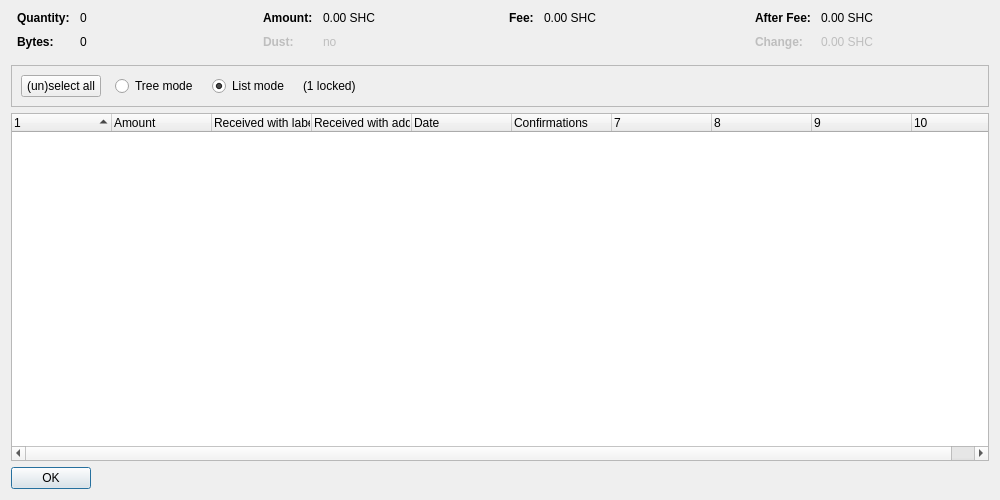
<?xml version="1.0" encoding="UTF-8"?>
<ui version="4.0">
 <class>CoinControlDialog</class>
 <widget class="QDialog" name="CoinControlDialog">
  <property name="geometry">
   <rect>
    <x>0</x>
    <y>0</y>
    <width>1000</width>
    <height>500</height>
   </rect>
  </property>
  <property name="windowTitle">
   <string>Coin Selection</string>
  </property>
  <layout class="QVBoxLayout" name="verticalLayout">
   <item>
    <layout class="QHBoxLayout" name="horizontalLayoutTop" stretch="0,0,0,0">
     <property name="topMargin">
      <number>0</number>
     </property>
     <property name="bottomMargin">
      <number>10</number>
     </property>
     <item>
      <layout class="QFormLayout" name="formLayoutCoinControl1">
       <property name="horizontalSpacing">
        <number>10</number>
       </property>
       <property name="verticalSpacing">
        <number>10</number>
       </property>
       <property name="leftMargin">
        <number>6</number>
       </property>
       <property name="rightMargin">
        <number>6</number>
       </property>
       <item row="0" column="0">
        <widget class="QLabel" name="labelCoinControlQuantityText">
         <property name="font">
          <font>
           <weight>75</weight>
           <bold>true</bold>
          </font>
         </property>
         <property name="text">
          <string>Quantity:</string>
         </property>
        </widget>
       </item>
       <item row="0" column="1">
        <widget class="QLabel" name="labelCoinControlQuantity">
         <property name="cursor">
          <cursorShape>IBeamCursor</cursorShape>
         </property>
         <property name="contextMenuPolicy">
          <enum>Qt::ActionsContextMenu</enum>
         </property>
         <property name="text">
          <string notr="true">0</string>
         </property>
         <property name="textInteractionFlags">
          <set>Qt::LinksAccessibleByMouse|Qt::TextSelectableByKeyboard|Qt::TextSelectableByMouse</set>
         </property>
        </widget>
       </item>
       <item row="1" column="0">
        <widget class="QLabel" name="labelCoinControlBytesText">
         <property name="font">
          <font>
           <weight>75</weight>
           <bold>true</bold>
          </font>
         </property>
         <property name="text">
          <string>Bytes:</string>
         </property>
        </widget>
       </item>
       <item row="1" column="1">
        <widget class="QLabel" name="labelCoinControlBytes">
         <property name="cursor">
          <cursorShape>IBeamCursor</cursorShape>
         </property>
         <property name="contextMenuPolicy">
          <enum>Qt::ActionsContextMenu</enum>
         </property>
         <property name="text">
          <string notr="true">0</string>
         </property>
         <property name="textInteractionFlags">
          <set>Qt::LinksAccessibleByMouse|Qt::TextSelectableByKeyboard|Qt::TextSelectableByMouse</set>
         </property>
        </widget>
       </item>
      </layout>
     </item>
     <item>
      <layout class="QFormLayout" name="formLayoutCoinControl2">
       <property name="horizontalSpacing">
        <number>10</number>
       </property>
       <property name="verticalSpacing">
        <number>10</number>
       </property>
       <property name="leftMargin">
        <number>6</number>
       </property>
       <property name="rightMargin">
        <number>6</number>
       </property>
       <item row="0" column="0">
        <widget class="QLabel" name="labelCoinControlAmountText">
         <property name="font">
          <font>
           <weight>75</weight>
           <bold>true</bold>
          </font>
         </property>
         <property name="text">
          <string>Amount:</string>
         </property>
        </widget>
       </item>
       <item row="0" column="1">
        <widget class="QLabel" name="labelCoinControlAmount">
         <property name="cursor">
          <cursorShape>IBeamCursor</cursorShape>
         </property>
         <property name="contextMenuPolicy">
          <enum>Qt::ActionsContextMenu</enum>
         </property>
         <property name="text">
          <string notr="true">0.00 SHC</string>
         </property>
         <property name="textInteractionFlags">
          <set>Qt::LinksAccessibleByMouse|Qt::TextSelectableByKeyboard|Qt::TextSelectableByMouse</set>
         </property>
        </widget>
       </item>
       <item row="1" column="0">
        <widget class="QLabel" name="labelCoinControlLowOutputText">
         <property name="enabled">
          <bool>false</bool>
         </property>
         <property name="font">
          <font>
           <weight>75</weight>
           <bold>true</bold>
          </font>
         </property>
         <property name="text">
          <string>Dust:</string>
         </property>
        </widget>
       </item>
       <item row="1" column="1">
        <widget class="QLabel" name="labelCoinControlLowOutput">
         <property name="enabled">
          <bool>false</bool>
         </property>
         <property name="cursor">
          <cursorShape>IBeamCursor</cursorShape>
         </property>
         <property name="contextMenuPolicy">
          <enum>Qt::ActionsContextMenu</enum>
         </property>
         <property name="text">
          <string notr="true">no</string>
         </property>
         <property name="textInteractionFlags">
          <set>Qt::LinksAccessibleByMouse|Qt::TextSelectableByKeyboard|Qt::TextSelectableByMouse</set>
         </property>
        </widget>
       </item>
      </layout>
     </item>
     <item>
      <layout class="QFormLayout" name="formLayoutCoinControl3">
       <property name="horizontalSpacing">
        <number>10</number>
       </property>
       <property name="verticalSpacing">
        <number>10</number>
       </property>
       <property name="leftMargin">
        <number>6</number>
       </property>
       <property name="rightMargin">
        <number>6</number>
       </property>
       <item row="0" column="0">
        <widget class="QLabel" name="labelCoinControlFeeText">
         <property name="font">
          <font>
           <weight>75</weight>
           <bold>true</bold>
          </font>
         </property>
         <property name="text">
          <string>Fee:</string>
         </property>
        </widget>
       </item>
       <item row="0" column="1">
        <widget class="QLabel" name="labelCoinControlFee">
         <property name="cursor">
          <cursorShape>IBeamCursor</cursorShape>
         </property>
         <property name="contextMenuPolicy">
          <enum>Qt::ActionsContextMenu</enum>
         </property>
         <property name="text">
          <string notr="true">0.00 SHC</string>
         </property>
         <property name="textInteractionFlags">
          <set>Qt::LinksAccessibleByMouse|Qt::TextSelectableByKeyboard|Qt::TextSelectableByMouse</set>
         </property>
        </widget>
       </item>
      </layout>
     </item>
     <item>
      <layout class="QFormLayout" name="formLayoutCoinControl4">
       <property name="horizontalSpacing">
        <number>10</number>
       </property>
       <property name="verticalSpacing">
        <number>10</number>
       </property>
       <property name="leftMargin">
        <number>6</number>
       </property>
       <property name="rightMargin">
        <number>6</number>
       </property>
       <item row="0" column="0">
        <widget class="QLabel" name="labelCoinControlAfterFeeText">
         <property name="font">
          <font>
           <weight>75</weight>
           <bold>true</bold>
          </font>
         </property>
         <property name="text">
          <string>After Fee:</string>
         </property>
        </widget>
       </item>
       <item row="0" column="1">
        <widget class="QLabel" name="labelCoinControlAfterFee">
         <property name="cursor">
          <cursorShape>IBeamCursor</cursorShape>
         </property>
         <property name="contextMenuPolicy">
          <enum>Qt::ActionsContextMenu</enum>
         </property>
         <property name="text">
          <string notr="true">0.00 SHC</string>
         </property>
         <property name="textInteractionFlags">
          <set>Qt::LinksAccessibleByMouse|Qt::TextSelectableByKeyboard|Qt::TextSelectableByMouse</set>
         </property>
        </widget>
       </item>
       <item row="1" column="0">
        <widget class="QLabel" name="labelCoinControlChangeText">
         <property name="enabled">
          <bool>false</bool>
         </property>
         <property name="font">
          <font>
           <weight>75</weight>
           <bold>true</bold>
          </font>
         </property>
         <property name="text">
          <string>Change:</string>
         </property>
        </widget>
       </item>
       <item row="1" column="1">
        <widget class="QLabel" name="labelCoinControlChange">
         <property name="enabled">
          <bool>false</bool>
         </property>
         <property name="cursor">
          <cursorShape>IBeamCursor</cursorShape>
         </property>
         <property name="contextMenuPolicy">
          <enum>Qt::ActionsContextMenu</enum>
         </property>
         <property name="text">
          <string notr="true">0.00 SHC</string>
         </property>
         <property name="textInteractionFlags">
          <set>Qt::LinksAccessibleByMouse|Qt::TextSelectableByKeyboard|Qt::TextSelectableByMouse</set>
         </property>
        </widget>
       </item>
      </layout>
     </item>
    </layout>
   </item>
   <item>
    <widget class="QFrame" name="frame">
     <property name="minimumSize">
      <size>
       <width>0</width>
       <height>40</height>
      </size>
     </property>
     <property name="frameShape">
      <enum>QFrame::StyledPanel</enum>
     </property>
     <property name="frameShadow">
      <enum>QFrame::Sunken</enum>
     </property>
     <layout class="QHBoxLayout" name="horizontalLayout">
      <item>
       <layout class="QHBoxLayout" name="horizontalLayoutPanel" stretch="0,0,0,0,0">
        <property name="spacing">
         <number>14</number>
        </property>
        <item>
         <widget class="QPushButton" name="pushButtonSelectAll">
          <property name="sizePolicy">
           <sizepolicy hsizetype="Maximum" vsizetype="Fixed">
            <horstretch>0</horstretch>
            <verstretch>0</verstretch>
           </sizepolicy>
          </property>
          <property name="text">
           <string>(un)select all</string>
          </property>
          <property name="autoDefault">
           <bool>false</bool>
          </property>
         </widget>
        </item>
        <item>
         <widget class="QRadioButton" name="radioTreeMode">
          <property name="sizePolicy">
           <sizepolicy hsizetype="Maximum" vsizetype="Fixed">
            <horstretch>0</horstretch>
            <verstretch>0</verstretch>
           </sizepolicy>
          </property>
          <property name="text">
           <string>Tree mode</string>
          </property>
         </widget>
        </item>
        <item>
         <widget class="QRadioButton" name="radioListMode">
          <property name="sizePolicy">
           <sizepolicy hsizetype="Maximum" vsizetype="Fixed">
            <horstretch>0</horstretch>
            <verstretch>0</verstretch>
           </sizepolicy>
          </property>
          <property name="text">
           <string>List mode</string>
          </property>
          <property name="checked">
           <bool>true</bool>
          </property>
         </widget>
        </item>
        <item>
         <widget class="QLabel" name="labelLocked">
          <property name="text">
           <string notr="true">(1 locked)</string>
          </property>
         </widget>
        </item>
        <item>
         <spacer name="horizontalSpacer">
          <property name="orientation">
           <enum>Qt::Horizontal</enum>
          </property>
          <property name="sizeHint" stdset="0">
           <size>
            <width>40</width>
            <height>20</height>
           </size>
          </property>
         </spacer>
        </item>
       </layout>
      </item>
     </layout>
    </widget>
   </item>
   <item>
    <widget class="CoinControlTreeWidget" name="treeWidget">
     <property name="contextMenuPolicy">
      <enum>Qt::CustomContextMenu</enum>
     </property>
     <property name="sortingEnabled">
      <bool>false</bool>
     </property>
     <property name="columnCount">
      <number>10</number>
     </property>
     <attribute name="headerShowSortIndicator" stdset="0">
      <bool>true</bool>
     </attribute>
     <attribute name="headerStretchLastSection">
      <bool>false</bool>
     </attribute>
     <column>
      <property name="text">
       <string/>
      </property>
     </column>
     <column>
      <property name="text">
       <string>Amount</string>
      </property>
     </column>
     <column>
      <property name="text">
       <string>Received with label</string>
      </property>
     </column>
     <column>
      <property name="text">
       <string>Received with address</string>
      </property>
     </column>
     <column>
      <property name="text">
       <string>Date</string>
      </property>
     </column>
     <column>
      <property name="text">
       <string>Confirmations</string>
      </property>
      <property name="toolTip">
       <string>Confirmed</string>
      </property>
     </column>
     <column>
      <property name="text">
       <string/>
      </property>
     </column>
     <column>
      <property name="text">
       <string/>
      </property>
     </column>
     <column>
      <property name="text">
       <string/>
      </property>
     </column>
     <column>
      <property name="text">
       <string/>
      </property>
     </column>
    </widget>
   </item>
   <item>
    <widget class="QDialogButtonBox" name="buttonBox">
     <property name="sizePolicy">
      <sizepolicy hsizetype="Maximum" vsizetype="Fixed">
       <horstretch>0</horstretch>
       <verstretch>0</verstretch>
      </sizepolicy>
     </property>
     <property name="orientation">
      <enum>Qt::Horizontal</enum>
     </property>
     <property name="standardButtons">
      <set>QDialogButtonBox::Ok</set>
     </property>
    </widget>
   </item>
  </layout>
 </widget>
 <customwidgets>
  <customwidget>
   <class>CoinControlTreeWidget</class>
   <extends>QTreeWidget</extends>
   <header>coincontroltreewidget.h</header>
  </customwidget>
 </customwidgets>
 <resources/>
 <connections/>
</ui>
